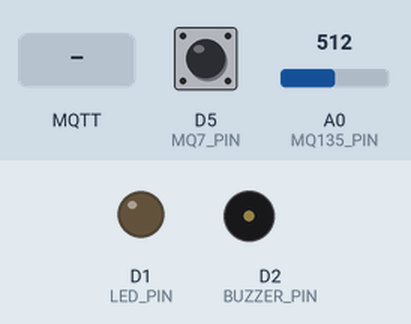
The sketch below on a simulated ESP8266 (NodeMCU). On the bench: output pins drawn as LEDs (lit = HIGH), buzzer (waves = sounding, pin HIGH). The inputs (shaded band) are chosen by the test bench; at power-on: A0 (MQ135_PIN) = 512, D5 (MQ7_PIN) HIGH. WiFi joins after 1.5 s; servers stay silent unless stated; no MQTT or app messages arrive unless stated; what the sketch prints to the serial monitor is not drawn.

Above: at 3.6 s.
3.7 s: A0 (MQ135_PIN) set to 784
11.5 s: A0 (MQ135_PIN) set to 813
At 15.1 s:
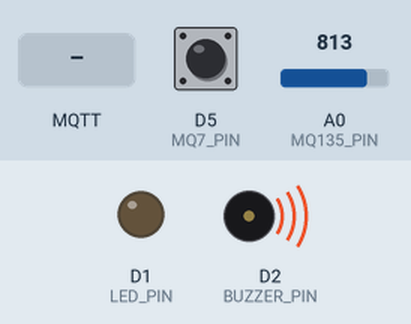
21.5 s: MQTT message "on" arrives on the first subscribed topic
At 22.1 s:
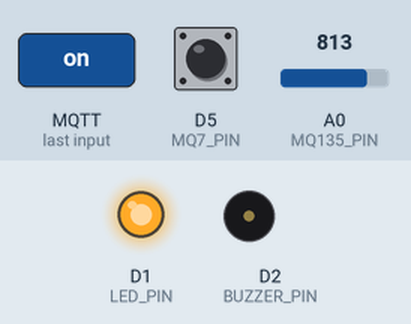
At 25.1 s:
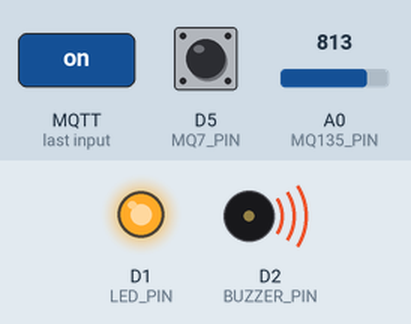
Timing chart, 0 to 47.5 s (numbered marks = the images above; inputs shaded):
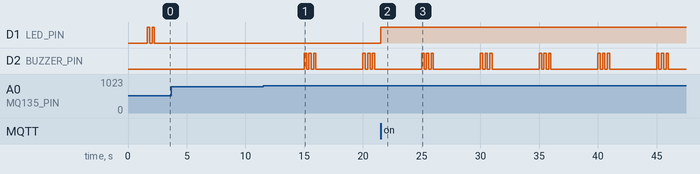

The sketch:

sketch_apr28a.ino
```cpp
#include <ESP8266WiFi.h>
#include <PubSubClient.h>

// ── WiFi credentials ──────────────────────────
const char* WIFI_SSID     = "Q7bois_2.4G";
const char* WIFI_PASSWORD = "9022345818";

// ── HiveMQ broker ─────────────────────────────
const char* MQTT_BROKER = "broker.hivemq.com";
const int   MQTT_PORT   = 1883;
const char* CLIENT_ID   = "ESP8266_VocalCare";

// Topics
const char* TOPIC_COMMAND = "vocalcare/command";
const char* TOPIC_SENSORS = "vocalcare/sensors";

// ── Pin definitions ───────────────────────────
const int LED_PIN    = D1;  // GPIO5
const int BUZZER_PIN = D2;  // GPIO4
const int MQ135_PIN  = A0;  // Analog pin for Air Quality
const int MQ7_PIN    = D5;  // Digital pin for CO Alarm

// ── State tracking ────────────────────────────
bool ledState    = false;
bool buzzerState = false;

// ── Timing variables ──────────────────────────
unsigned long lastSensorPublish = 0;
const long SENSOR_INTERVAL      = 5000; // Publish every 5 seconds

WiFiClient   espClient;
PubSubClient mqtt(espClient);

// ─────────────────────────────────────────────
// Connect to WiFi
// ─────────────────────────────────────────────
void connectWiFi() {
  Serial.print("Connecting to WiFi: ");
  Serial.println(WIFI_SSID);
  WiFi.begin(WIFI_SSID, WIFI_PASSWORD);

  while (WiFi.status() != WL_CONNECTED) {
    delay(500);
    Serial.print(".");
  }

  Serial.println("\nWiFi connected!");
  Serial.print("IP address: ");
  Serial.println(WiFi.localIP());
}

// ─────────────────────────────────────────────
// Connect to MQTT broker
// ─────────────────────────────────────────────
void connectMQTT() {
  while (!mqtt.connected()) {
    Serial.print("Connecting to MQTT broker...");

    if (mqtt.connect(CLIENT_ID)) {
      Serial.println("connected!");
      mqtt.subscribe(TOPIC_COMMAND);
      Serial.print("Subscribed to: ");
      Serial.println(TOPIC_COMMAND);

      // Blink LED twice to show ready
      for (int i = 0; i < 2; i++) {
        digitalWrite(LED_PIN, HIGH);
        delay(200);
        digitalWrite(LED_PIN, LOW);
        delay(200);
      }
    } else {
      Serial.print("Failed. State=");
      Serial.println(mqtt.state());
      Serial.println("Retrying in 3 seconds...");
      delay(3000);
    }
  }
}

// ─────────────────────────────────────────────
// Handle incoming MQTT commands
// NOTE: "stop" removed — "go" now handles alert + LED
// ─────────────────────────────────────────────
void onMessageReceived(char* topic, byte* payload, unsigned int length) {
  String command = "";
  for (int i = 0; i < length; i++) {
    command += (char)payload[i];
  }

  Serial.print("Command received: ");
  Serial.println(command);

  if (command == "on" || command == "yes" || command == "up") {
    ledState = true;
    digitalWrite(LED_PIN, HIGH);
    Serial.println("→ LED ON");
  }
  else if (command == "off" || command == "no" || command == "down") {
    ledState = false;
    digitalWrite(LED_PIN, LOW);
    Serial.println("→ LED OFF");
  }
  else if (command == "go") {
    // LED ON + buzzer beeps 3 times (alert/confirm)
    ledState = true;
    digitalWrite(LED_PIN, HIGH);
    Serial.println("→ LED ON + Alert beeps");
    for (int i = 0; i < 3; i++) {
      digitalWrite(BUZZER_PIN, HIGH);
      delay(300);
      digitalWrite(BUZZER_PIN, LOW);
      delay(200);
    }
  }
  else {
    Serial.println("→ Unknown command, ignoring");
  }
}

// ─────────────────────────────────────────────
// Read and Publish Sensor Data
// ─────────────────────────────────────────────
void publishSensorData() {
  int airQuality   = analogRead(MQ135_PIN);
  int coAlarmState = digitalRead(MQ7_PIN);
  String coStatus  = (coAlarmState == LOW) ? "DANGER" : "SAFE";

  // JSON payload
  String payload = "{\"air_quality\":" + String(airQuality) +
                   ",\"co_status\":\"" + coStatus + "\"}";

  mqtt.publish(TOPIC_SENSORS, payload.c_str());

  Serial.print("Published Data -> AQI: ");
  Serial.print(airQuality);
  Serial.print(" | CO: ");
  Serial.println(coStatus);

  // Auto-emergency: trigger buzzer if CO danger or AQI too high
  if (coAlarmState == LOW || airQuality > 800) {
    Serial.println("WARNING: BAD AIR QUALITY! Triggering alarm!");
    for (int i = 0; i < 3; i++) {
      digitalWrite(BUZZER_PIN, HIGH);
      delay(200);
      digitalWrite(BUZZER_PIN, LOW);
      delay(200);
    }
  }
}

// ─────────────────────────────────────────────
// Setup
// ─────────────────────────────────────────────
void setup() {
  Serial.begin(115200);
  delay(100);

  pinMode(LED_PIN,    OUTPUT);
  pinMode(BUZZER_PIN, OUTPUT);
  pinMode(MQ7_PIN,    INPUT);

  digitalWrite(LED_PIN,    LOW);
  digitalWrite(BUZZER_PIN, LOW);

  Serial.println("\n=== VocalCare ESP8266 Starting ===");
  connectWiFi();
  mqtt.setServer(MQTT_BROKER, MQTT_PORT);
  mqtt.setCallback(onMessageReceived);
  connectMQTT();

  Serial.println("=== Ready! Waiting for commands ===");
}

// ─────────────────────────────────────────────
// Loop
// ─────────────────────────────────────────────
void loop() {
  if (!mqtt.connected()) connectMQTT();
  mqtt.loop();

  unsigned long currentMillis = millis();
  if (currentMillis - lastSensorPublish >= SENSOR_INTERVAL) {
    lastSensorPublish = currentMillis;
    publishSensorData();
  }
}
```

Measured:
- the behaviour switches between 800 and 801 on A0 (MQ135_PIN) (found by bisection; images 0 and 1)
- after the input at 3.7 s, every drawn part: stays the same
- after the input at 11.5 s, D2 (BUZZER_PIN): LOW → HIGH after 3.5 s, → LOW 0.20 s later, → HIGH 0.20 s later, → LOW 0.20 s later, … (12 changes in this stretch)
- after the input at 21.5 s, D1 (LED_PIN): LOW → HIGH at once
